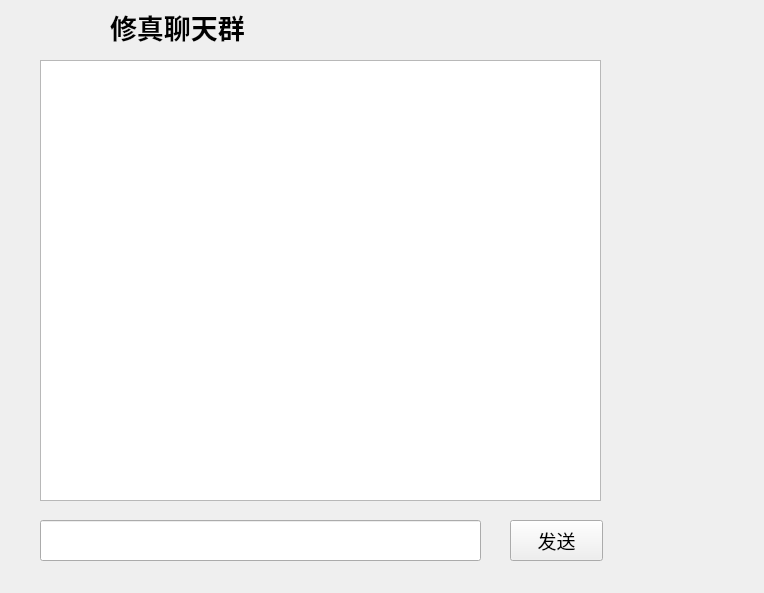
<?xml version="1.0" encoding="UTF-8"?>
<ui version="4.0">
 <class>OneChat</class>
 <widget class="QWidget" name="OneChat">
  <property name="geometry">
   <rect>
    <x>0</x>
    <y>0</y>
    <width>764</width>
    <height>593</height>
   </rect>
  </property>
  <property name="windowTitle">
   <string>Form</string>
  </property>
  <widget class="QTextEdit" name="textEdit">
   <property name="geometry">
    <rect>
     <x>40</x>
     <y>60</y>
     <width>561</width>
     <height>441</height>
    </rect>
   </property>
  </widget>
  <widget class="QPushButton" name="pushButton">
   <property name="geometry">
    <rect>
     <x>510</x>
     <y>520</y>
     <width>93</width>
     <height>41</height>
    </rect>
   </property>
   <property name="font">
    <font>
     <pointsize>14</pointsize>
    </font>
   </property>
   <property name="text">
    <string>发送</string>
   </property>
  </widget>
  <widget class="QLabel" name="label">
   <property name="geometry">
    <rect>
     <x>110</x>
     <y>10</y>
     <width>431</width>
     <height>33</height>
    </rect>
   </property>
   <property name="font">
    <font>
     <family>楷体</family>
     <pointsize>20</pointsize>
     <weight>75</weight>
     <bold>true</bold>
    </font>
   </property>
   <property name="text">
    <string>修真聊天群</string>
   </property>
  </widget>
  <widget class="QLineEdit" name="lineEdit">
   <property name="geometry">
    <rect>
     <x>40</x>
     <y>520</y>
     <width>441</width>
     <height>41</height>
    </rect>
   </property>
   <property name="font">
    <font>
     <pointsize>14</pointsize>
    </font>
   </property>
  </widget>
 </widget>
 <resources/>
 <connections/>
</ui>
